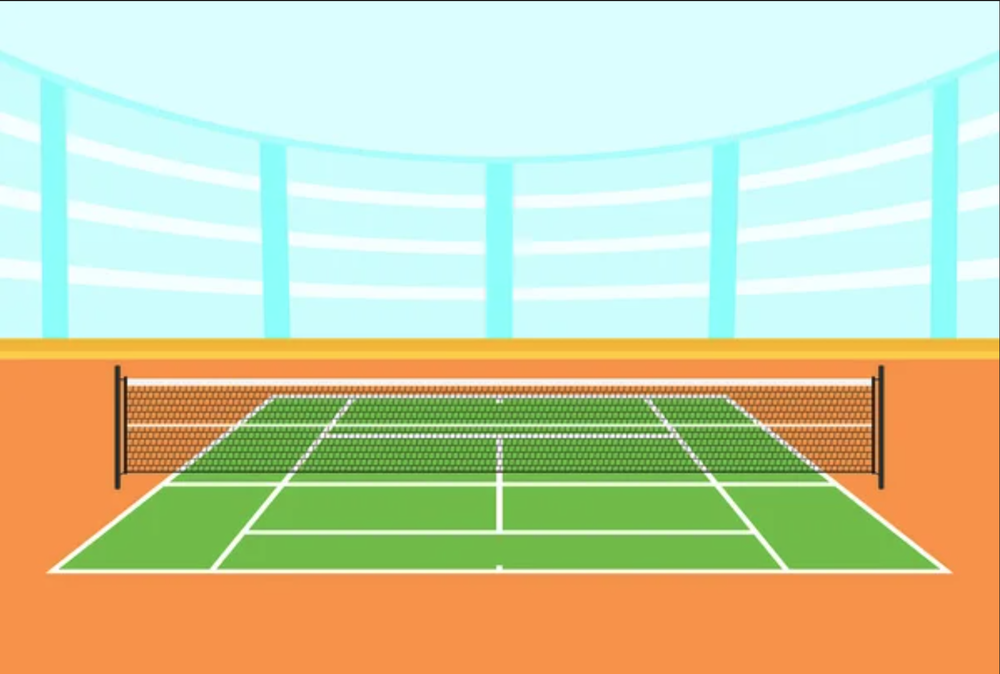
#> input picture field.png, 1000 x 674 px, shrunk from 1750 x 1180 before the run, given in place of the camera
$ python 'opencv test.py'
#> lines starting #> are read from the running program, lines starting #| are printed output that depends on the picture; after the words box and inside, x2 and y2 are one past the last pixel; in counts of white or black regions, pixels touching at a corner belong together
#> further down, frame is the input picture: shape (674, 1000, 3); mean B, G, R 167.6, 207.5, 202.4
import cv2
import numpy as np

# Funktion zur Überprüfung, ob sich zwei Rechtecke überlappen
def rectangles_overlap(rect1, rect2):
    x1, y1, w1, h1 = rect1
    x2, y2, w2, h2 = rect2
    return not (x1 > x2 + w2 or x2 > x1 + w1 or y1 > y2 + h2 or y2 > y1 + h1)

# Funktion zur Erkennung grüner Objekte und Ausgabe der nummerierten Koordinaten
def detect_green_object(frame):
    # Konvertiere das Bild von BGR zu HSV
    hsv_frame = cv2.cvtColor(frame, cv2.COLOR_BGR2HSV)
#> hsv_frame: shape (674, 1000, 3); mean H, S, V 58.3, 102, 236

    # Definiere den Bereich für die Farbe Grün in HSV
    lower_green = np.array([40, 40, 40])  # Untere Grenze für Grün
    upper_green = np.array([80, 255, 255])  # Obere Grenze für Grün

    # Maske erstellen, um nur grüne Bereiche zu erkennen
    mask = cv2.inRange(hsv_frame, lower_green, upper_green)
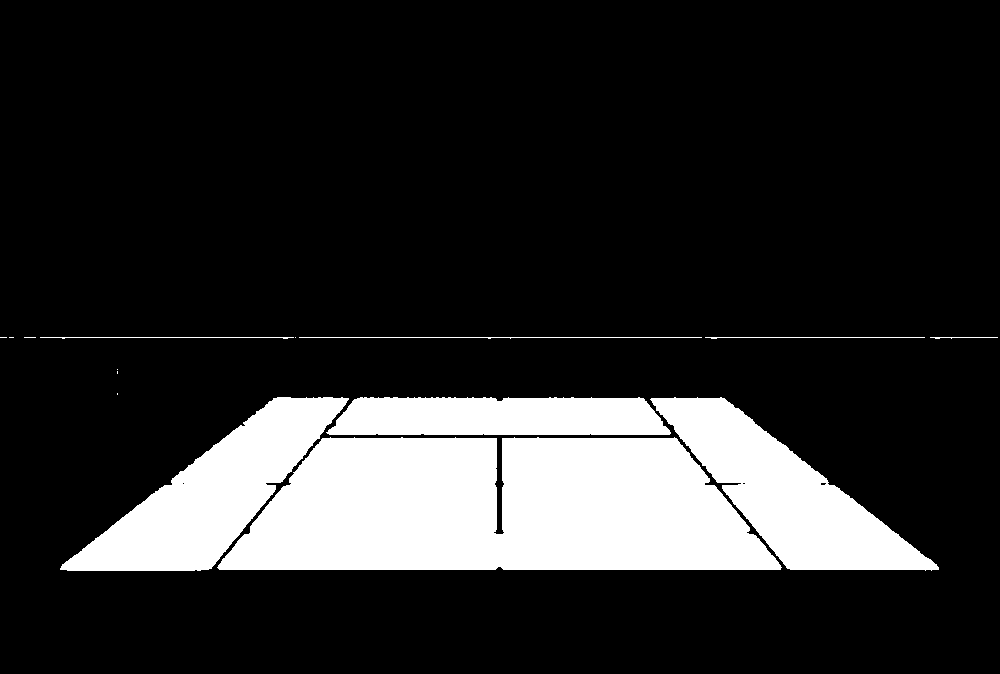
#> mask: shape (674, 1000); 16.7% white; 15 white regions (7 under 20 px)

    # Finde die Konturen des Objekts
    contours, _ = cv2.findContours(mask, cv2.RETR_TREE, cv2.CHAIN_APPROX_SIMPLE)
#> contours = 18 contours, 14 with area under 20; largest, box (x1, y1, x2, y2) and area: (217, 437, 782, 570) 59648, (60, 397, 349, 571) 19558, (650, 397, 939, 571) 19390, (326, 397, 671, 435) 11434

    objects = []  # Liste zur Speicherung von Objekten und deren Positionen

    # Zeichne eine Box um das erkannte grüne Objekt und gib die Koordinaten des Mittelpunkts aus
    for i, contour in enumerate(contours):
        area = cv2.contourArea(contour)
        if area > 500:  # Filter für zu kleine Bereiche
            x, y, w, h = cv2.boundingRect(contour)
            current_rect = (x, y, w, h)

            # Prüfen, ob das neue Rechteck sich mit vorhandenen Objekten überschneidet
            overlap = False
            for obj_rect in objects:
                if rectangles_overlap(current_rect, obj_rect):
                    overlap = True
                    break

            if not overlap:
                # Wenn kein Überschneidungsfehler vorliegt, füge das Objekt zur Liste hinzu
                objects.append(current_rect)

                # Berechne den Mittelpunkt der Box
                cx, cy = x + w // 2, y + h // 2

                # Nummeriere das Objekt und beschrifte es im Bild
                object_label = f"Objekt #{len(objects)}"
                print(f"{object_label}: X={cx}, Y={cy}")  # Gib die nummerierten Koordinaten aus

                # Zeichne das Rechteck und beschrifte es
                cv2.rectangle(frame, (x, y), (x + w, y + h), (0, 255, 0), 2)
                cv2.putText(frame, object_label, (x, y - 10), cv2.FONT_HERSHEY_SIMPLEX, 0.6, (0, 255, 0), 2)
#> this loop made 18 passes
#> (area, x, y, w, h) on pass 5: (11434, 326, 397, 345, 38)
#> (area, x, y, w, h) on passes 2, 6: (19390, 650, 397, 289, 174), (19557.5, 60, 397, 289, 174)
#| Objekt #1: X=499, Y=503
#| Objekt #2: X=498, Y=416
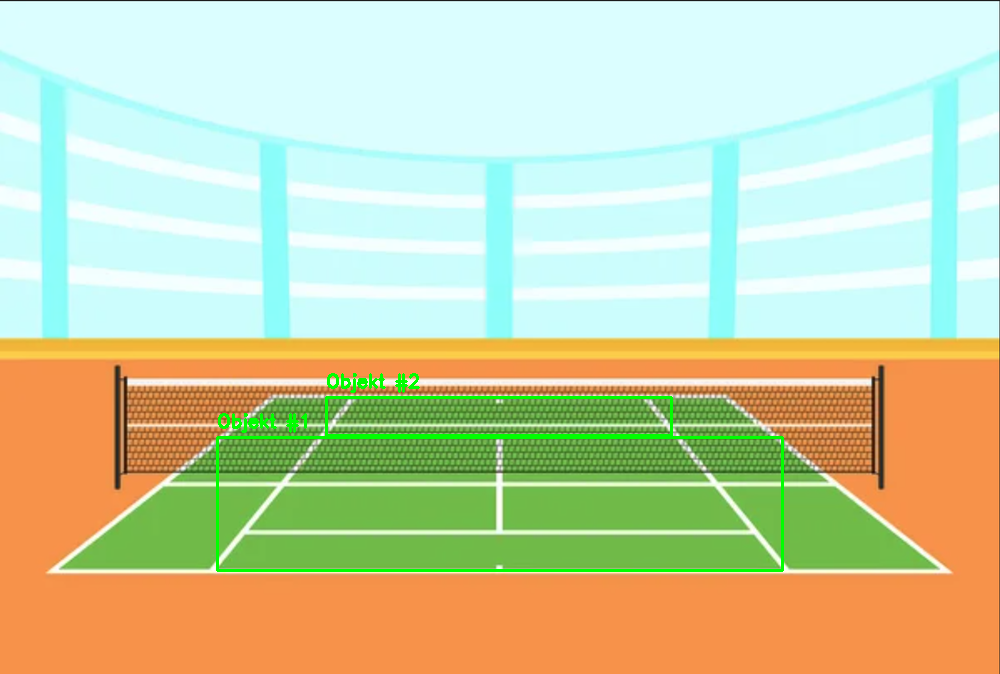
#> frame: shape (674, 1000, 3); 1.12% of pixels changed, all inside (x1, y1, x2, y2) = (216, 373, 784, 572)
#> after the loop, objects = [(217, 437, 565, 133), (326, 397, 345, 38)]

    return frame

# Zugriff auf die Kamera
cap = cv2.VideoCapture(0)

if not cap.isOpened():
    print("Fehler beim Öffnen der Kamera")
    exit()

while True:
    ret, frame = cap.read()
    if not ret:
        print("Fehler beim Abrufen des Frames")
        break

    # Erkennung des grünen Objekts
    frame_with_box = detect_green_object(frame)

    # Zeige das Ergebnis
    cv2.imshow('Green Object Detection', frame_with_box)

    if cv2.waitKey(1) & 0xFF == ord('q'):
#> (key q is pressed here)
        break

cap.release()
cv2.destroyAllWindows()
